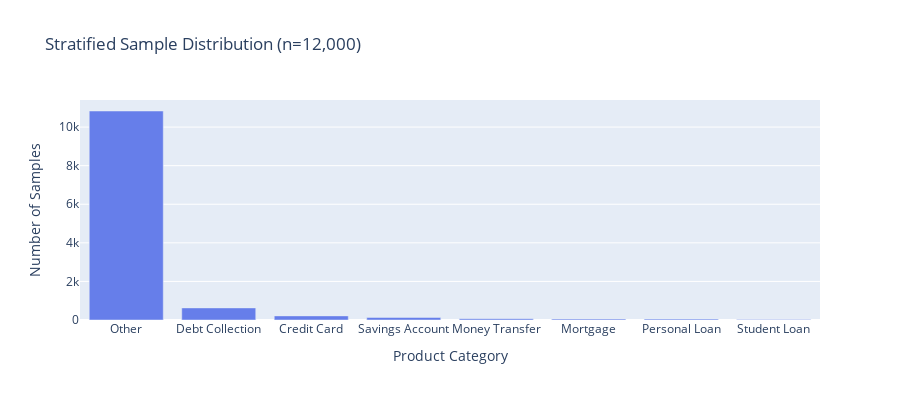

The notebook cell this image was saved under:
### Code cell
# %%
# ============================================================================
# 🎯 SECTION 8: STRATIFIED SAMPLING (10K-15K)
# ============================================================================
print("\n🎯 Creating stratified sample...")

stratified_sample, fig_stratified = create_stratified_sample(df, sample_size=12000)
fig_stratified.show()

# Create directory if it doesn't exist
import os
output_dir = '../data/stratified/'
os.makedirs(output_dir, exist_ok=True)

# Save stratified sample
output_path = os.path.join(output_dir, 'stratified_sample_12000.csv')
stratified_sample.to_csv(output_path, index=False)
print(f"💾 Saved stratified sample: {len(stratified_sample):,} records")
print(f"📁 Location: {output_path}")

### Figure 1 — Plotly figure (JSON) as saved in the notebook; plotly's stock layout.template omitted (floating-point values rounded to 4 significant figures)
{"data": [{"marker": {"color": "#667eea"}, "type": "bar", "x": ["Other", "Debt Collection", "Credit Card", "Savings Account", "Money Transfer", "Mortgage", "Personal Loan", "Student Loan"], "y": [10834, 626, 213, 133, 68, 48, 46, 32]}], "layout": {"height": 400, "title": {"text": "Stratified Sample Distribution (n=12,000)"}, "xaxis": {"title": {"text": "Product Category"}}, "yaxis": {"title": {"text": "Number of Samples"}}}}
